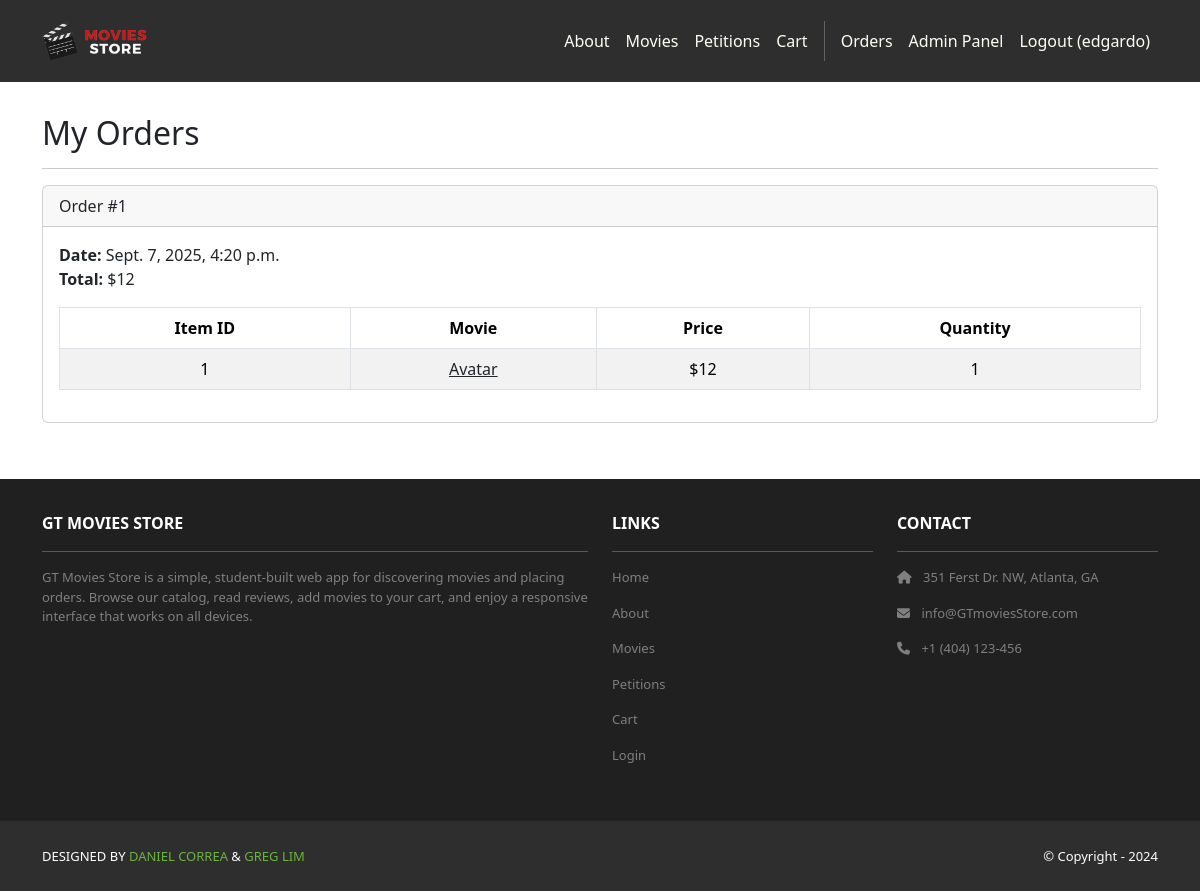
The page /accounts/orders/ (signed in) on the database as committed earlier.
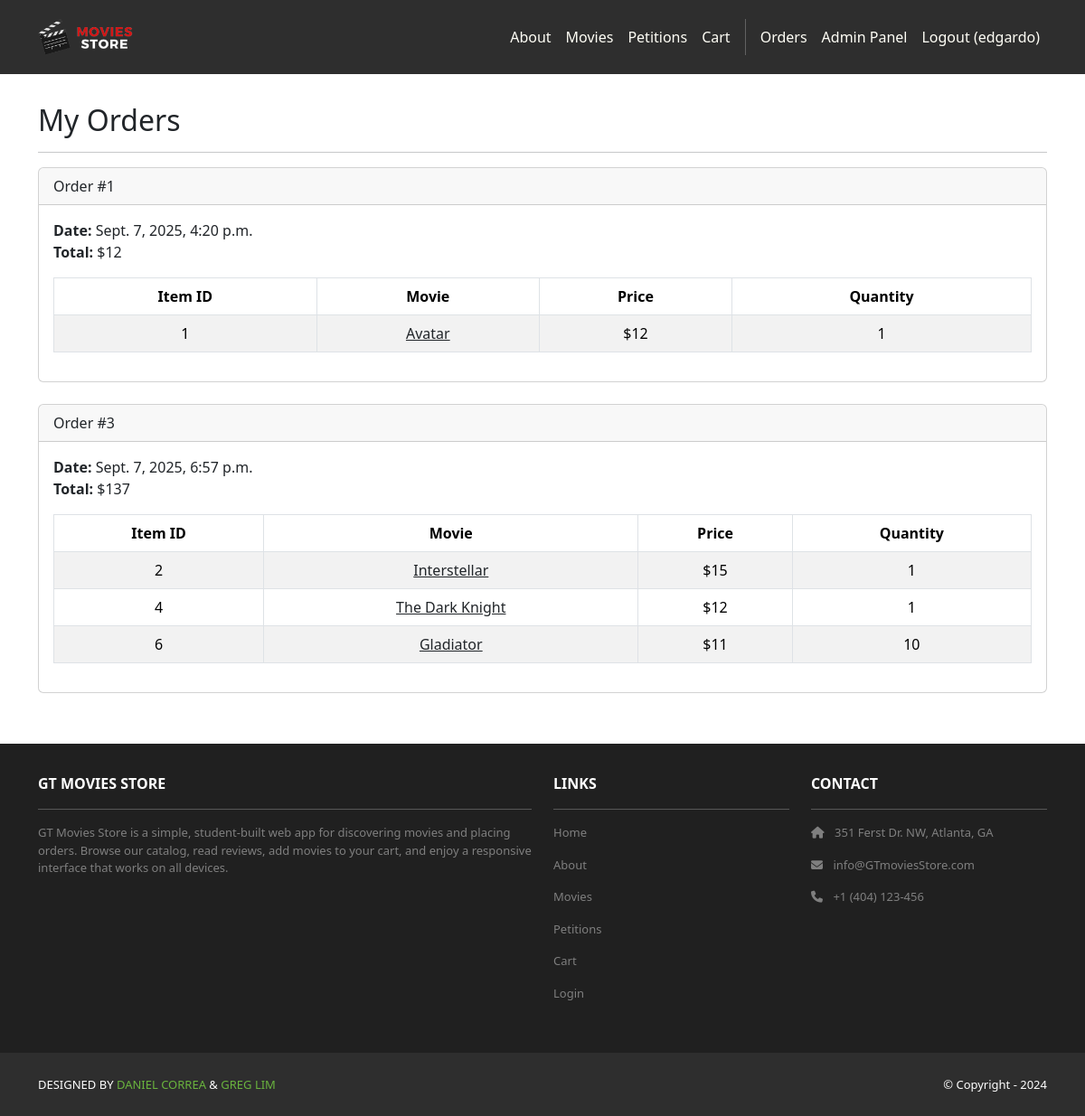
The same page on the database as committed later.
### cart/models.py (models this page shows, shortened)
class Order(models.Model):
    id = models.AutoField(primary_key=True)
    total = models.IntegerField()
    date = models.DateTimeField(auto_now_add=True)
    user = models.ForeignKey(User,
        on_delete=models.CASCADE)

class Item(models.Model):
    id = models.AutoField(primary_key=True)
    price = models.IntegerField()
    quantity = models.IntegerField()
    order = models.ForeignKey(Order,
        on_delete=models.CASCADE)
    movie = models.ForeignKey(Movie,
        on_delete=models.CASCADE)

### movies/models.py (models this page shows, shortened)
class Movie(models.Model):
    id = models.AutoField(primary_key=True)
    name = models.CharField(max_length=255)
    price = models.IntegerField()
    description = models.TextField()
    image = models.ImageField(upload_to='movie_images/')

### accounts/views.py (the view)
# urls.py: path('orders/', views.orders, name='accounts.orders'),
@login_required
def orders(request):
    template_data = {}
    template_data['title'] = 'Orders'
    template_data['orders'] = request.user.order_set.all()
    return render(request, 'accounts/orders.html',
        {'template_data': template_data})

### accounts/templates/accounts/orders.html
{% extends 'base.html' %}
{% block content %}
<div class="p-3">
    <div class="container">
        <div class="row mt-3">
            <div class="col mx-auto mb-3">
                <h2>My Orders</h2>
                <hr />
                {% for order in template_data.orders %}
                <div class="card mb-4">
                    <div class="card-header">
                        Order #{{ order.id }}
                    </div>
                    <div class="card-body">
                        <b>Date:</b> {{ order.date }}<br />
                        <b>Total:</b> ${{ order.total }}<br />
                        <table class="table table-bordered table-striped text-center mt-3">
                            <thead>
                                <tr>
                                    <th scope="col">Item ID</th>
                                    <th scope="col">Movie</th>
                                    <th scope="col">Price</th>
                                    <th scope="col">Quantity</th>
                                </tr>
                            </thead>
                            <tbody>
                                {% for item in order.item_set.all %}
                                <tr>
                                    <td>{{ item.movie.id }}</td>
                                    <td>
                                        <a class="link-dark" href="{% url 'movies.show' id=item.movie.id %}">
                                            {{ item.movie.name }}
                                        </a>
                                    </td>
                                    <td>${{ item.movie.price }}</td>
                                    <td>{{ item.quantity }}</td>
                                </tr>
                                {% endfor %}
                            </tbody>
                        </table>
                    </div>
                </div>
                {% endfor %}
            </div>
        </div>
    </div>
</div>
{% endblock content %}

### GTmoviesStore/templates/base.html (shortened to what this page needs)
<!DOCTYPE html>
<html>
  {% load static %}
  <head>
    <link href="https://cdn.jsdelivr.net/npm/bootstrap@5.3.3/dist/css/bootstrap.min.css" rel="stylesheet">
    <link rel="stylesheet" href="https://cdnjs.cloudflare.com/ajax/libs/font-awesome/6.1.1/css/all.min.css">
    <link rel="stylesheet" type="text/css" href="{% static 'css/style.css' %}">
  </head>
  <body>
    <nav class="p-3 navbar navbar-dark bg-dark navbar-expand-lg">
      <div class="container">
        <a class="navbar-brand" href="{% url 'home.index' %}">
          <img src="{% static 'img/logo.png' %}" alt="logo" height="40" />
        </a>
        <div class="collapse navbar-collapse" id="navbarNavAltMarkup">
          <div class="navbar-nav ms-auto navbar-ml">
            <a class="nav-link" href="{% url 'home.about' %}">About</a>
            <a class="nav-link" href="{% url 'movies.index' %}">Movies</a>
            <a class="nav-link" href="{% url 'petitions.index' %}">Petitions</a>
            <a class="nav-link" href="{% url 'cart.index' %}">Cart</a>
            {% if user.is_authenticated %}
            <a class="nav-link" href="{% url 'accounts.orders' %}">Orders</a>
            {% if user.is_superuser %}
            <a class="nav-link" href="/admin/">Admin Panel</a>
            {% endif %}
            <a class="nav-link" href="{% url 'accounts.logout' %}">Logout ({{user.username }})</a>
            {% else %}
            <a class="nav-link" href="{% url 'accounts.login' %}">Login</a>
            <a class="nav-link" href="{% url 'accounts.signup' %}">Sign Up</a>
            {% endif %}
          </div>
        </div>
      </div>
    </nav>
    <div>
      {% block content %}
      {% endblock content %}
    </div>
    <section class="p-3 ms-footer d-none d-md-block">
      <div class="container">
        <div class="row mt-3 text-white">
          <div class="col-md-6 col-lg-6 col-xl-6 mx-auto mb-4">
            <b>GT MOVIES STORE</b>
            <hr />
            <p>
              GT Movies Store is a simple, student-built web app for discovering movies and placing orders. Browse our catalog, read reviews, add movies to your cart, and enjoy a responsive interface that works on all devices.
            </p>
          </div>
          <div class="col-md-3 col-lg-3 col-xl-3 mx-auto mb-4">
            <b>LINKS</b>
            <hr />
            <p><a class="nav-link" href="{% url 'home.index' %}">Home</a></p>
            <p><a class="nav-link" href="{% url 'home.about' %}">About</a></p>
            <p><a class="nav-link" href="{% url 'movies.index' %}">Movies</a></p>
            <p><a class="nav-link" href="{% url 'petitions.index' %}">Petitions</a></p>
            <p><a class="nav-link" href="{% url 'cart.index' %}">Cart</a></p>
            <p><a class="nav-link" href="{% url 'accounts.login' %}">Login</a></p>
          </div>
          <div class="col-md-3 col-lg-3 col-xl-3 mx-auto mb-4">
            <b>CONTACT</b>
            <hr />
            <p><i class="fas fa-home me-2"></i> 351 Ferst Dr. NW, Atlanta, GA</p>
            <p><i class="fas fa-envelope me-2"></i> info@GTmoviesStore.com</p>
            <p><i class="fas fa-phone me-2"></i> +1 (404) 123-456</p>
          </div>
        </div>
      </div>
    </section>
    <section class="p-3 ms-footer-bottom bg-dark">
      <div class="container d-flex justify-content-between">
        <div class="me-5 text-white">
          <span>DESIGNED BY <a href="https://www.x.com/danielgarax" target="_blank">DANIEL CORREA</a> & <a href="https://www.x.com/greglim81" target="_blank">GREG LIM</a></span>
        </div>
        <div class="text-white">
          <span>© Copyright - 2024</span>
        </div>
      </div>
    </section>
  </body>
</html>

### GTmoviesStore/static/css/style.css (style rules this page uses)
.navbar a.nav-link { color: #FFFEF6 !important; }
.bg-dark { background-color: #2E2E2E !important; }
.ms-footer { background-color: #202020; }
.ms-footer p { color: #7F7F7F; font-size: 13px; }
.ms-footer-bottom span { font-size: 13px; line-height: 38px; }
.ms-footer-bottom a { color: #6ab43e; text-decoration: none; }

Rows that differ between the two databases and show on the page:
added Order: id "3", date "Sept. 7, 2025, 6:57 p.m.", total "137"
added Item: movie.id "2", movie.name "Interstellar", movie.price "15", quantity "1", shown under "3"
added Item: movie.id "4", movie.name "The Dark Knight", movie.price "12", quantity "1", shown under "3"
added Item: movie.id "6", movie.name "Gladiator", movie.price "11", quantity "10", shown under "3"
